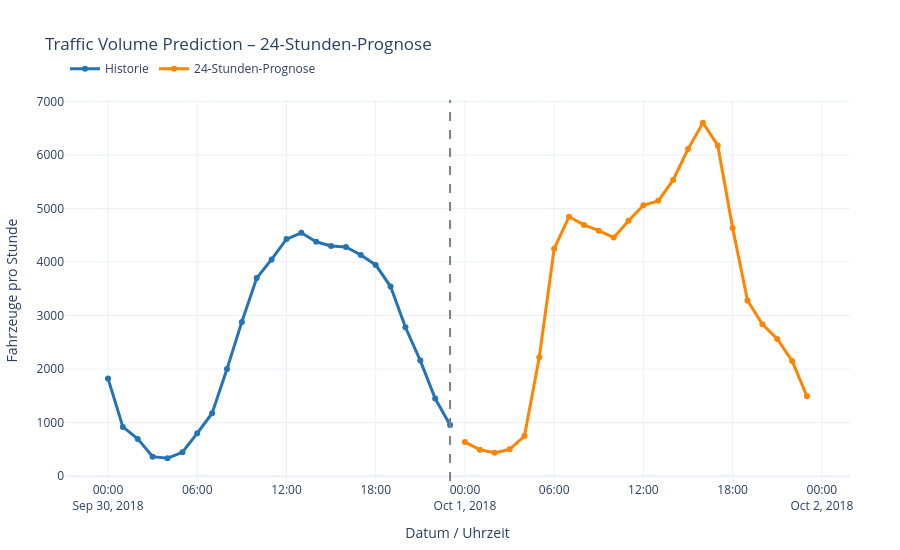

Notebook code cell kept with this figure:
### Markdown cell above
## Schritt 6: Dashboard

Das interaktive Dashboard zeigt die letzten 24 Stunden (blau) und die 24-Stunden-Prognose (orange). Die gestrichelte Linie trennt Historie und Prognose. Mit Zoom, Hover und Legende lassen sich Verkehrsspitzen und ruhigere Phasen schnell erkennen.

### Code cell
# DASHBOARD: 24 Stunden Historie + 24 Stunden Prognose

# Letzten historischen Zeitpunkt bestimmen
last_time = df_hist["date_time"].max()

# Historische Daten der letzten 24 Stunden
history_24h = df_hist[
    (df_hist["date_time"] > last_time - pd.Timedelta(hours=24)) &
    (df_hist["date_time"] <= last_time)
].copy()

# Doppelte Zeitstempel zusammenfassen
history_24h = (
    history_24h
    .groupby("date_time", as_index=False)["traffic_volume"]
    .mean()
    .sort_values("date_time")
)

# Dashboard erstellen
fig = go.Figure()

# Historischer Verkehr
fig.add_trace(go.Scatter(
    x=history_24h["date_time"].dt.strftime("%Y-%m-%d %H:%M:%S").tolist(),
    y=history_24h["traffic_volume"].tolist(),
    mode="lines+markers",
    name="Historie",
    line=dict(color="#2474B5", width=3),
    hovertemplate="%{x}<br>%{y:.0f} Fahrzeuge<extra></extra>"
))

# Prognose der nächsten 24 Stunden
fig.add_trace(go.Scatter(
    x=forecast_24h["date_time"].dt.strftime("%Y-%m-%d %H:%M:%S").tolist(),
    y=forecast_24h["forecast"].astype(float).tolist(),
    mode="lines+markers",
    name="24-Stunden-Prognose",
    line=dict(color="#FF8500", width=3),
    marker=dict(size=6),
    hovertemplate="%{x}<br>Prognose: %{y:.0f} Fahrzeuge<extra></extra>"
))

# Trennlinie zwischen Historie und Prognose
fig.add_vline(
    x=last_time.strftime("%Y-%m-%d %H:%M:%S"),
    line_dash="dash",
    line_color="gray"
)

# Layout
fig.update_layout(
    title="Traffic Volume Prediction – 24-Stunden-Prognose",
    xaxis_title="Datum / Uhrzeit",
    yaxis_title="Fahrzeuge pro Stunde",
    xaxis=dict(type="date"),
    template="plotly_white",
    height=550,
    hovermode="x unified",
    legend=dict(orientation="h", y=1.12),
    margin=dict(l=50, r=50, t=100, b=50)
)

fig.show()

### Figure 1 — Plotly figure (JSON) as saved in the notebook; plotly's stock layout.template omitted (floating-point values rounded to 4 significant figures)
{"data": [{"hovertemplate": "%{x}<br>%{y:.0f} Fahrzeuge<extra></extra>", "line": {"color": "#2474B5", "width": 3}, "mode": "lines+markers", "name": "Historie", "type": "scatter", "x": ["2018-09-30 00:00:00", "2018-09-30 01:00:00", "2018-09-30 02:00:00", "2018-09-30 03:00:00", "2018-09-30 04:00:00", "2018-09-30 05:00:00", "2018-09-30 06:00:00", "2018-09-30 07:00:00", "2018-09-30 08:00:00", "2018-09-30 09:00:00", "2018-09-30 10:00:00", "2018-09-30 11:00:00", "2018-09-30 12:00:00", "2018-09-30 13:00:00", "2018-09-30 14:00:00", "2018-09-30 15:00:00", "2018-09-30 16:00:00", "2018-09-30 17:00:00", "2018-09-30 18:00:00", "2018-09-30 19:00:00", "2018-09-30 20:00:00", "2018-09-30 21:00:00", "2018-09-30 22:00:00", "2018-09-30 23:00:00"], "y": [1826, 920, 696, 364, 335, 444, 802, 1175, 2002, 2882, 3701, 4049, 4429, 4547, 4380, 4302, 4283, 4132, 3947, 3543, 2781, 2159, 1450, 954]}, {"hovertemplate": "%{x}<br>Prognose: %{y:.0f} Fahrzeuge<extra></extra>", "line": {"color": "#FF8500", "width": 3}, "marker": {"size": 6}, "mode": "lines+markers", "name": "24-Stunden-Prognose", "type": "scatter", "x": ["2018-10-01 00:00:00", "2018-10-01 01:00:00", "2018-10-01 02:00:00", "2018-10-01 03:00:00", "2018-10-01 04:00:00", "2018-10-01 05:00:00", "2018-10-01 06:00:00", "2018-10-01 07:00:00", "2018-10-01 08:00:00", "2018-10-01 09:00:00", "2018-10-01 10:00:00", "2018-10-01 11:00:00", "2018-10-01 12:00:00", "2018-10-01 13:00:00", "2018-10-01 14:00:00", "2018-10-01 15:00:00", "2018-10-01 16:00:00", "2018-10-01 17:00:00", "2018-10-01 18:00:00", "2018-10-01 19:00:00", "2018-10-01 20:00:00", "2018-10-01 21:00:00", "2018-10-01 22:00:00", "2018-10-01 23:00:00"], "y": [636.2, 494.1, 435.1, 501.5, 748.5, 2220.0, 4248.0, 4848.0, 4695.0, 4587.0, 4457.0, 4774.0, 5062.0, 5144.0, 5536.0, 6112.0, 6603.0, 6180.0, 4639.0, 3283.0, 2839.0, 2564.0, 2151.0, 1492.0]}], "layout": {"height": 550, "hovermode": "x unified", "legend": {"orientation": "h", "y": 1.12}, "margin": {"b": 50, "l": 50, "r": 50, "t": 100}, "shapes": [{"line": {"color": "gray", "dash": "dash"}, "type": "line", "x0": "2018-09-30 23:00:00", "x1": "2018-09-30 23:00:00", "xref": "x", "y0": 0, "y1": 1, "yref": "y domain"}], "title": {"text": "Traffic Volume Prediction – 24-Stunden-Prognose"}, "xaxis": {"title": {"text": "Datum / Uhrzeit"}, "type": "date"}, "yaxis": {"title": {"text": "Fahrzeuge pro Stunde"}}}}
